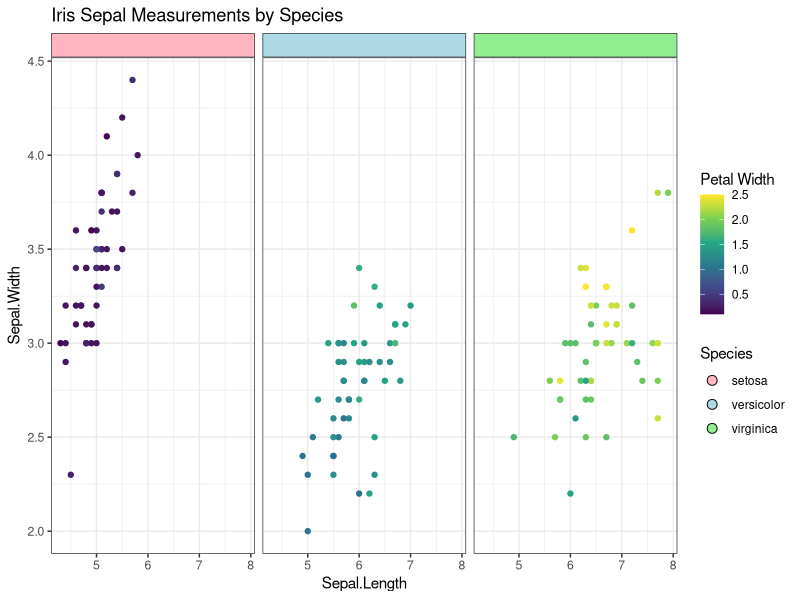

Reproduce this figure in R.
library(ggplot2)
library(grid)
library(gtable)

# Define colors for each facet
facet_colors <- c("setosa" = "lightpink", "versicolor" = "lightblue", "virginica" = "lightgreen")

# Create the base plot
p <- ggplot(iris, aes(x = Sepal.Length, y = Sepal.Width, color = Petal.Width)) +
   geom_point() +
   facet_wrap(~Species, ncol = 3) +
   theme_bw() +
   labs(title = "Iris Sepal Measurements by Species") +
   scale_color_viridis_c(name = "Petal Width") +
   # Add a dummy aesthetic for facet colors
   aes(fill = Species) +
   scale_fill_manual(name = "Species", values = facet_colors, guide = guide_legend(override.aes = list(shape = 21, size = 3)))+
   theme(strip.text = element_text(color = "transparent"))

# Build the plot
g <- ggplot_gtable(ggplot_build(p))

# Find the strip grobs
strip_indices <- which(grepl('strip-t', g$layout$name))

# Modify the fill of each strip
for (i in seq_along(strip_indices)) {
   j <- which(grepl('rect', g$grobs[[strip_indices[i]]]$grobs[[1]]$childrenOrder))
   g$grobs[[strip_indices[i]]]$grobs[[1]]$children[[j]]$gp$fill <- facet_colors[i]
}

# Draw the modified plot
grid.newpage()
grid.draw(g)
